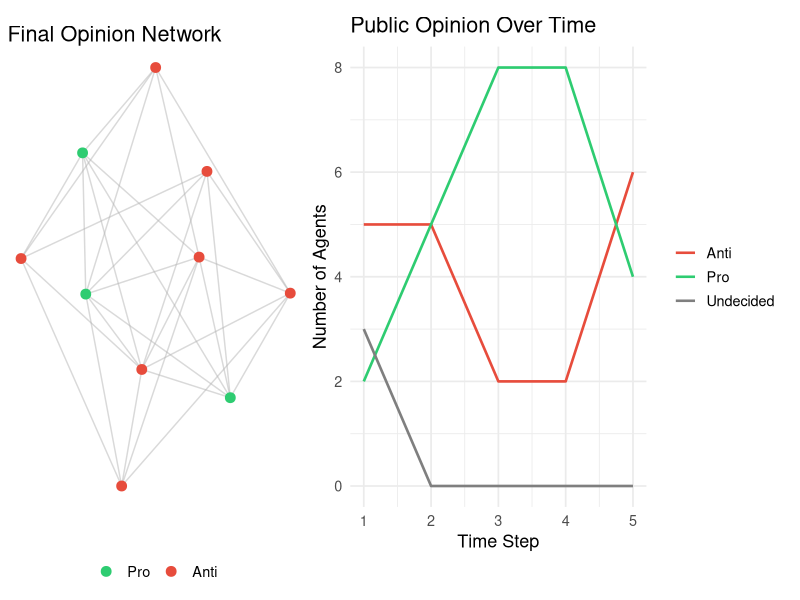

Generate this figure with R:
library(igraph)
library(ggplot2)
library(tidyr)
library(patchwork)

# Parameters

set.seed(42)

n_agents            <- 10
n_steps             <- 5
influencer_strength <- 0.5

# Build Watts-Strogatz network

G <- sample_smallworld(dim = 1, size = n_agents, nei = 3, p = 0.1)

# Initialise regular agents

opinions         <- sample(c(-1, 0, 1), n_agents, replace = TRUE)
salience         <- runif(n_agents)
capability       <- runif(n_agents)
influence_scores <- salience * capability

# Influencers

influencer_opinions   <- c(1, -1)
influencer_influences <- c(1.0, 1.0)

# Simulating

history <- matrix(nrow = n_steps, ncol = n_agents)

for (t in seq_len(n_steps)) {
  history[t, ] <- opinions
  
  # Network-based opinion update (influence-weighted)
  for (i in seq_len(n_agents)) {
    nbrs <- neighbors(G, i)
    if (length(nbrs) == 0) next
    net_influence <- sum(opinions[nbrs] * influence_scores[nbrs])
    opinions[i]   <- as.integer(net_influence > 0) - as.integer(net_influence < 0)
  }
  
  # Influencer broadcast in shuffled order
  
  for (k in sample(2)) {
    inf_opinion   <- influencer_opinions[k]
    inf_influence <- influencer_influences[k]
    targets <- which(opinions != inf_opinion & inf_influence > influence_scores)
    for (i in targets) {
      if (runif(1) < influencer_strength) {
        opinions[i] <- inf_opinion
      }
    }
  }
}

#  Plotting final opinion network

layout_kk <- layout_with_kk(G)

node_df <- data.frame(
  x       = layout_kk[, 1],
  y       = layout_kk[, 2],
  opinion = factor(opinions, levels = c(1, -1, 0), labels = c("Pro", "Anti", "Undecided"))
)

edge_list <- as_edgelist(G)
edge_df <- data.frame(
  x    = layout_kk[edge_list[, 1], 1],
  y    = layout_kk[edge_list[, 1], 2],
  xend = layout_kk[edge_list[, 2], 1],
  yend = layout_kk[edge_list[, 2], 2]
)

p1 <- ggplot() +
  geom_segment(data = edge_df, aes(x = x, y = y, xend = xend, yend = yend),
               colour = "grey70", linewidth = 0.5, alpha = 0.5) +
  geom_point(data = node_df, aes(x = x, y = y, colour = opinion), size = 3) +
  scale_colour_manual(values = c("Pro" = "#2ecc71", "Anti" = "#e74c3c", "Undecided" = "gray50")) +
  labs(title = "Final Opinion Network", colour = NULL) +
  theme_void(base_size = 13) + theme(legend.position = "bottom")

# Plotting opinion evolution

plot_df <- data.frame(
  time_step = seq_len(n_steps),
  Pro       = rowSums(history ==  1),
  Anti      = rowSums(history == -1),
  Undecided = rowSums(history ==  0)
)

plot_long <- pivot_longer(plot_df, -time_step, names_to = "opinion", values_to = "count")

p2 <- ggplot(plot_long, aes(x = time_step, y = count, colour = opinion)) +
  geom_line(linewidth = 0.9) +
  scale_colour_manual(values = c("Pro" = "#2ecc71", "Anti" = "#e74c3c", "Undecided" = "gray50")) +
  labs(
    title  = "Public Opinion Over Time",
    x      = "Time Step",
    y      = "Number of Agents",
    colour = NULL
  ) +
  theme_minimal(base_size = 13)

print(p1 + p2)
